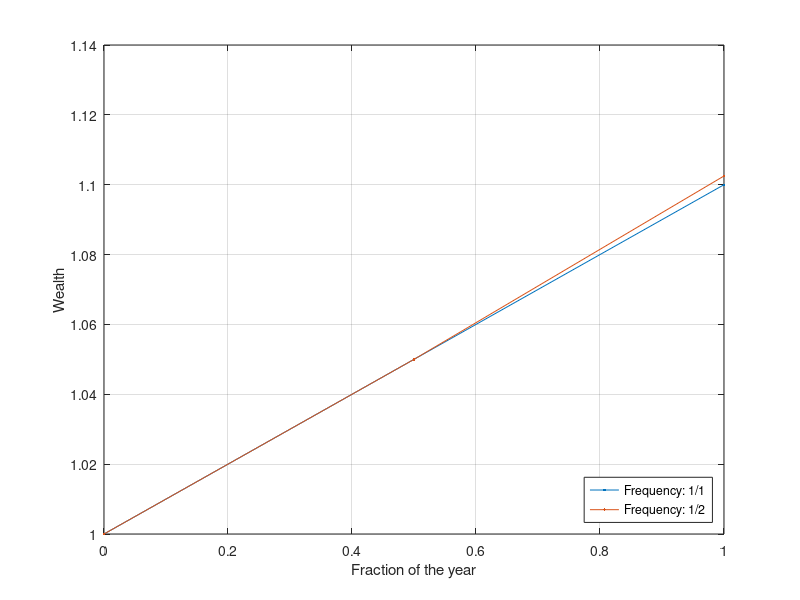

The MATLAB source for this figure: (Note: this script raises an error after producing the figure.)

%% Example Compouding interest

C = 1; %initial capital
r = 0.1; %Annual net rate
% close all


f_list = [1,2];% Number of periods
n = numel(f_list);

P_final = zeros(n,4);
P_final(:,1) = f_list;
P_final(:,2) = C;


for i = 1:n

    f = f_list(i);
    x = linspace(0,1,f+1);
    clear p
    p = [C,C*(1+r/f).^(1:f)];
    P_final(i,3) = p(end);

    hold on
    plot(x,p,'.-')
end

hold off
grid
box on

lbl = arrayfun(@(i) ['Frequency: 1/' num2str(i)],f_list,'UniformOutput',0);

legend(lbl,'Location','southeast')
xlabel('Fraction of the year')
ylabel('Wealth')

P_final(:,4) = P_final(:,3)./P_final(:,2)-1;
P_final(end+1,:) = [Inf,C(1),C(1)*exp(r),exp(r)-1];

% Summary table
tab = array2table(P_final,'VariableNames',{'Num Periods','Initial','Final','Net Retrun'});

clearvars -except tab

%% Example distrubtion e^X with X normal

x = normrnd(0,1,10000,1);
subplot(2,1,1)
histogram(x,'NumBins',50)
subplot(2,1,2)
histogram(exp(x),'NumBins',50)

%% r \approx R

clc

% Generate small R (net)
R = -0.15;

% Get the respective r (logret)
r = log(1+R);

subplot(2,1,1)
p = histogram(R,'NumBins',50);
title('R')

subplot(2,1,2)
histogram(r,'NumBins',50)
title('r')

[R,r,abs((R-r)/R)]*100


%% Logret-Netret approximation

x = -1:0.01:3;
plot(x,[x;log(1+x)])
xlabel('R')
ylabel('r')
legend({'$r=R$','$r = \log(1+R)$'},'Interpreter','latex')
grid

%% Compute logreturns and net returns
clear
clc

load("AAPL.mat") %load data
p = str.AAPL.Close; %Take apple Closing prices

% Compute logreturns
lr = diff(log(p));

% Compute net retuns
t = p(2:end);
y = p(1:end-1);

% Put t and y next to each other and have a look
z = [t,y];
% z is a matrix that contains for each row today's price and yesterday's
% price: compare it with the entries in p

% To copute net returs you need to "(t-y)/y"
nr = (t-y)./y;

% or t/y-1"

nr2 = t./y-1;

plot(nr,lr,'.')
xlabel('Net returns')
ylabel('Log returns')
refline(1,0)
grid
% Compared with the diagonal, logrets are always below it, except at zero netret,
% that is logret <= netret





